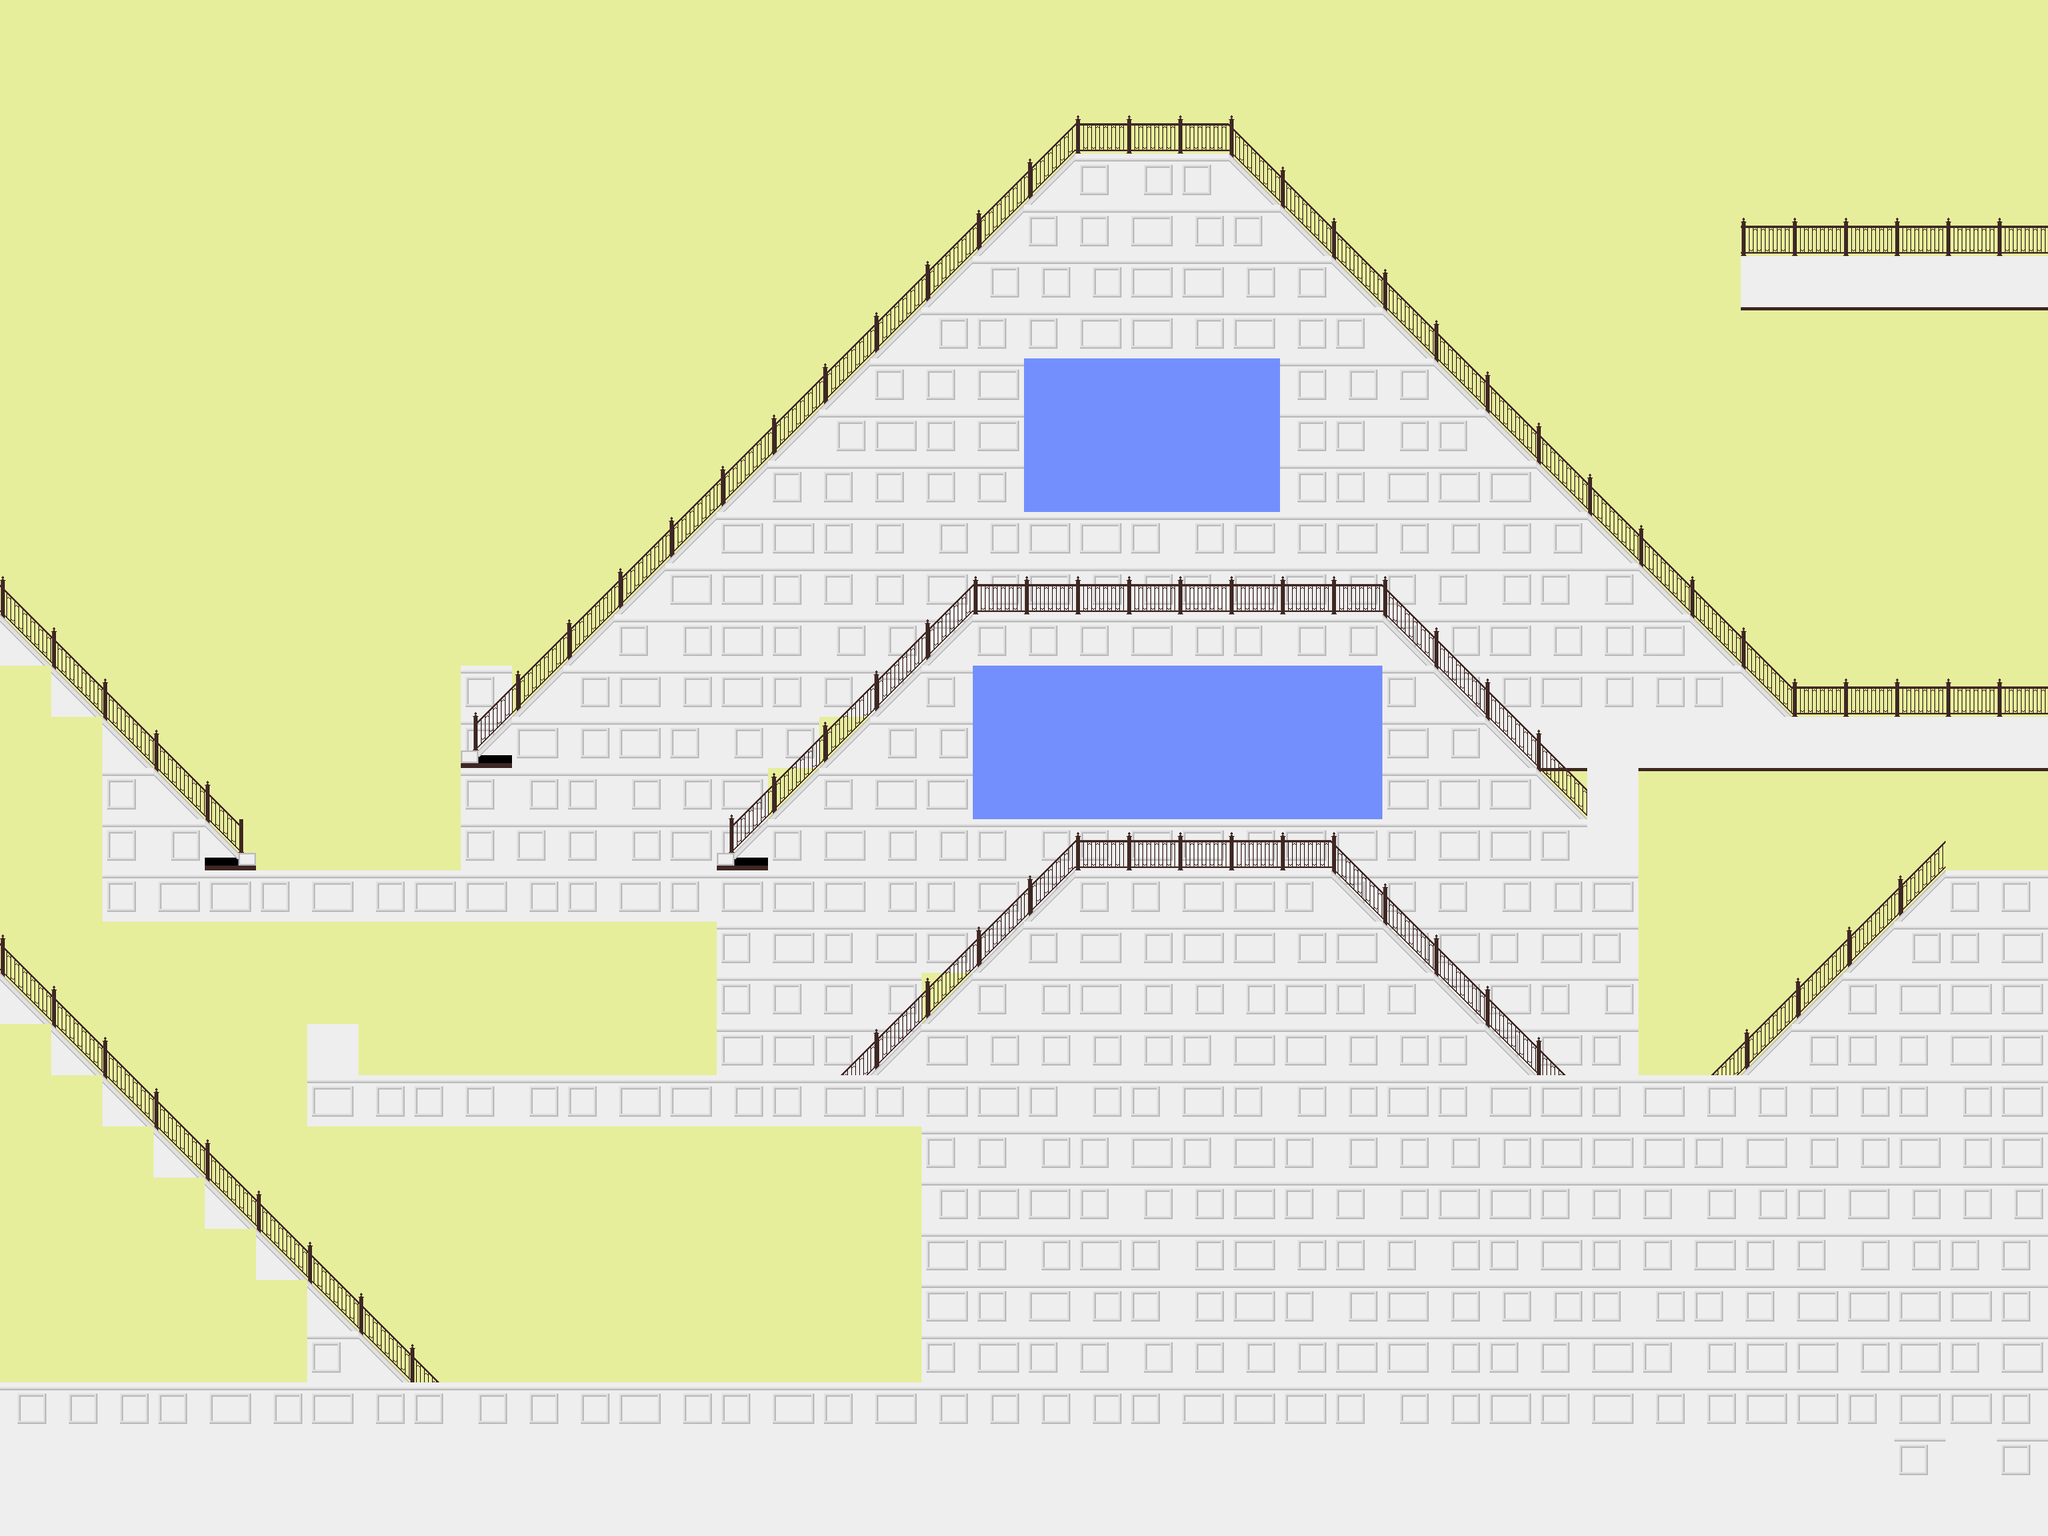

A level layout from a 2D game, rendered from its tile map. Below: a short description, then the map file with tile-grid data replaced by summaries:
An orthogonal 40x30 tile map with 64x64 px tiles, 4 tile layers (bg, Tile Layer 4, bot, foreground), 2 tilesets and 30 objects (8x enemy, right, down).

<map version="1.0" orientation="orthogonal" renderorder="right-down" width="40" height="30" tilewidth="64" tileheight="64" nextobjectid="126">
 <tileset firstgid="1" name="testtiles" tilewidth="64" tileheight="64" tilecount="100">
  <image source="../graphics/testtiles.png" width="640" height="640" />
 </tileset>
 <tileset firstgid="101" name="testtiles2" tilewidth="64" tileheight="64" tilecount="100">
  <image source="../graphics/testtiles2.png" width="640" height="640" />
 </tileset>
 <layer name="bg" width="40" height="30">
  <data>[1200 cells, 1200 non-empty, 7 distinct tile ids]</data>
 </layer>
 <layer name="Tile Layer 4" width="40" height="30">
  <data>[1200 cells, 44 non-empty, 4 distinct tile ids]</data>
 </layer>
 <layer name="bot" width="40" height="30">
  <data>[1200 cells, 518 non-empty, 13 distinct tile ids]</data>
 </layer>
 <layer name="foreground" width="40" height="30">
  <data>[1200 cells, 45 non-empty, 6 distinct tile ids]</data>
 </layer>
 <objectgroup name="col" visible="0">
  <object id="62" x="960" y="1728">
   <polyline points="0,0 -960,0" />
  </object>
  <object id="63" x="2560" y="320">
   <polyline points="0,0 -384,0" />
  </object>
  <object id="66" x="1344" y="192">
   <polyline points="0,0 -768,768" />
  </object>
  <object id="70" x="2304" y="896">
   <polyline points="0,0 256,0" />
  </object>
  <object id="80" x="320" y="1088">
   <polyline points="0,0 -192,-192" />
  </object>
  <object id="81" x="128" y="1344">
   <polyline points="0,0 384,384" />
  </object>
  <object id="82" x="1152" y="1728">
   <polyline points="0,0 0,-448" />
  </object>
  <object id="97" x="2112" y="1344">
   <polyline points="0,0 64,0 320,-256" />
  </object>
  <object id="98" x="2432" y="1088">
   <polyline points="0,0 128,0" />
  </object>
  <object id="105" x="1536" y="192">
   <polyline points="0,0 -192,0" />
  </object>
  <object id="106" x="1536" y="192">
   <polyline points="0,0 704,704 768,704" />
  </object>
  <object id="115" x="2112" y="1344">
   <polyline points="0,0 -192,0 -448,-256 -768,-256 -1024,0 -1728,0" />
  </object>
  <object id="116" x="320" y="1088">
   <polyline points="0,0 576,0" />
  </object>
  <object id="117" x="896" y="1088">
   <polyline points="0,0 320,-320 832,-320 1152,0" />
  </object>
  <object id="118" x="1024" y="1728">
   <polyline points="0,0 1536,0" />
  </object>
  <object id="119" x="128" y="1344">
   <polyline points="0,0 -128,-128" />
  </object>
  <object id="121" x="448" y="1344">
   <polyline points="0,0 0,-64 -64,-64 -64,0" />
  </object>
  <object id="122" x="1984" y="1024">
   <polyline points="0,0 0,-64 64,-64 64,64" />
  </object>
  <object id="124" x="128" y="896">
   <polyline points="0,0 -124,-122" />
  </object>
  <object id="125" x="640" y="896">
   <polyline points="0,0 0,-64 -64,-64 -64,64" />
  </object>
 </objectgroup>
 <objectgroup name="doors" visible="0">
  <object id="57" name="right" gid="28" x="2496" y="256" width="64" height="64" />
  <object id="60" name="down" gid="27" x="960" y="1728" width="64" height="64" />
 </objectgroup>
 <objectgroup name="objects" visible="0">
  <object id="84" type="enemy" gid="28" x="1678.67" y="230.667" width="64" height="64" />
  <object id="87" type="enemy" gid="28" x="1462.67" y="746.667" width="64" height="64" />
  <object id="89" type="enemy" gid="28" x="743.758" y="1719.52" width="64" height="64" />
  <object id="90" type="enemy" gid="28" x="637.697" y="1313.45" width="64" height="64" />
  <object id="91" type="enemy" gid="28" x="664.97" y="1049.82" width="64" height="64" />
  <object id="92" type="enemy" gid="28" x="683.152" y="758.909" width="64" height="64" />
  <object id="99" type="enemy" gid="28" x="2052" y="1312" width="64" height="64" />
  <object id="100" type="enemy" gid="28" x="2268" y="872" width="64" height="64" />
 </objectgroup>
 <objectgroup name="enemies" visible="0" />
 <objectgroup name="temp" visible="0" />
</map>
